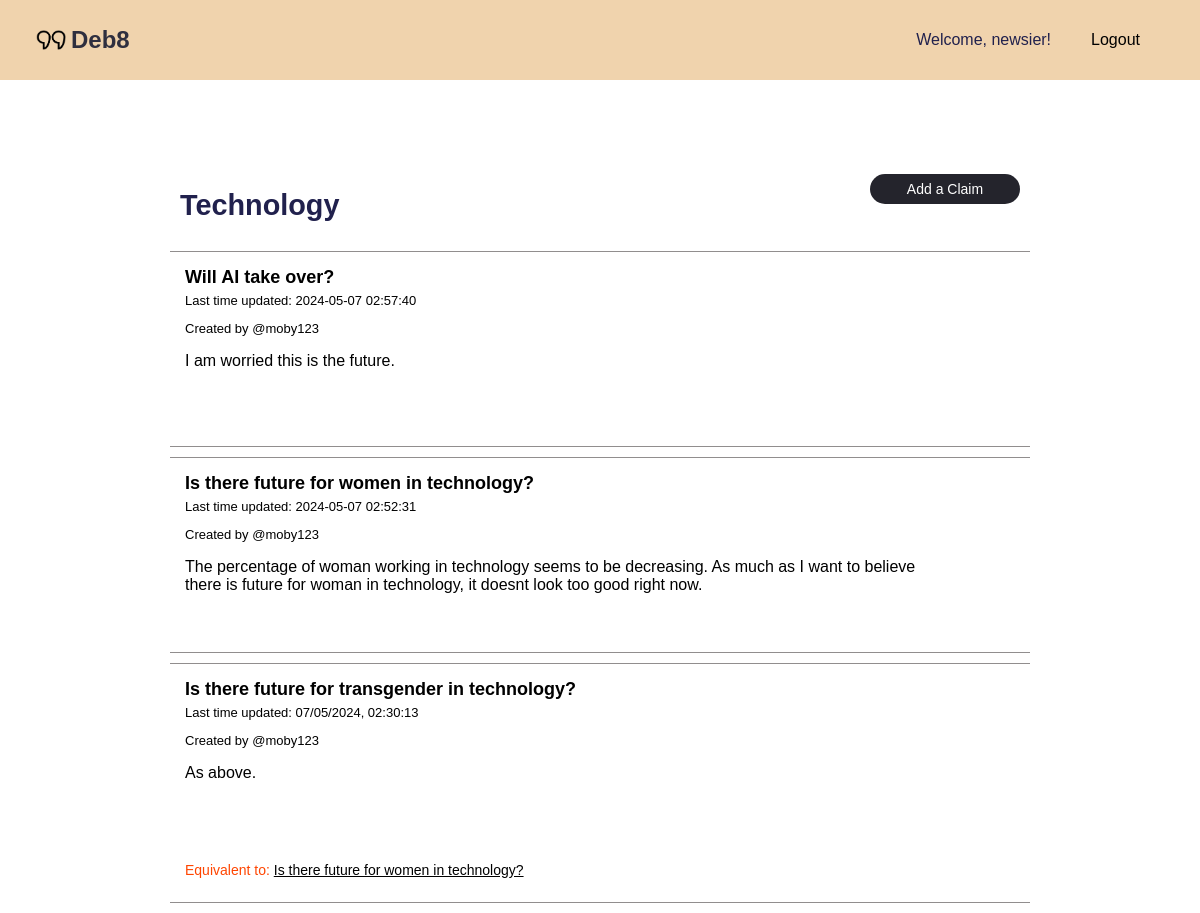
Screenshot of /topic/76 (signed in) with the database file from the repository.
### tables this page shows
CREATE TABLE topic (
    topicID INTEGER PRIMARY KEY AUTOINCREMENT,
    topicName TEXT NOT NULL,
    postingUser INTEGER,
    creationTime INTEGER NOT NULL DEFAULT (strftime('%m/%d/%Y %H:%M:%S', 'now')),
    updateTime INTEGER NOT NULL DEFAULT (strftime('%m/%d/%Y %H:%M:%S', 'now')),
    FOREIGN KEY (postingUser) REFERENCES user(userID) ON DELETE SET NULL ON UPDATE CASCADE
);

CREATE TABLE claim (
    claimID INTEGER PRIMARY KEY AUTOINCREMENT,
    topic INTEGER NOT NULL REFERENCES topic(topicID) ON DELETE CASCADE ON UPDATE CASCADE,
    postingUser INTEGER REFERENCES user(userID) ON DELETE SET NULL ON UPDATE CASCADE,
    creationTime INTEGER NOT NULL DEFAULT (strftime('%m/%d/%Y %H:%M', 'now')),
    updateTime INTEGER NOT NULL DEFAULT (strftime('%m/%d/%Y %H:%M', 'now')),
    claimHeader VARCHAR(100),
    text TEXT NOT NULL
);

CREATE TABLE claimToClaim (
    claimRelID INTEGER NOT NULL PRIMARY KEY AUTOINCREMENT,
    first INTEGER NOT NULL REFERENCES claim(claimID) ON DELETE CASCADE ON UPDATE CASCADE,
    second INTEGER NOT NULL REFERENCES claim(claimID) ON DELETE CASCADE ON UPDATE CASCADE,
    claimRelType INTEGER NOT NULL REFERENCES claimToClaimType(claimRelTypeID) ON DELETE CASCADE ON UPDATE CASCADE,
    CONSTRAINT claimToClaimUnique UNIQUE (first, second)
);

### app.py (the view)
@app.route('/topic/<int:topicId>')
def topic(topicId):
    try:
        with sqlite3.connect('debate.sqlite') as connection:
            cursor = connection.cursor()
            cursor.execute('SELECT * FROM topic WHERE topicID = ?', (topicId,))
            topic = cursor.fetchone()
            if topic is None:
                return "Topic not found", 404
            topic_data = {'topicID': topic[0], 'topicName': topic[1]}
            context = {
                'topic_data': topic_data,
                'logged_in': session.get('logged_in', False),
                'username': session.get('username', None)
            }
            cursor.execute('''
                SELECT c.claimID, c.topic, c.postingUser, c.creationTime, COALESCE(MAX(r.creationTime), c.creationTime) AS updateTime, c.claimHeader, c.text, ct.claimRelType
                FROM claim c
                LEFT JOIN replyToClaim rc ON c.claimID = rc.claim
                LEFT JOIN replyText r ON rc.reply = r.replyTextID
                LEFT JOIN claimToClaimType ct ON ct.claimRelTypeID = (SELECT claimRelType FROM claimToClaim WHERE first = c.claimID OR second = c.claimID LIMIT 1)
                WHERE c.topic = ?
                GROUP BY c.claimID, c.topic, c.postingUser, c.creationTime, c.claimHeader, c.text, ct.claimRelType
                ORDER BY updateTime DESC
            ''', (topicId,))
            claims = cursor.fetchall()
            claim_data_list = []
            for claim in claims:
                cursor.execute('''
                    SELECT cc.second, cc.claimRelType, c.claimHeader
                    FROM claimToClaim cc
                    JOIN claim c ON cc.second = c.claimID
                    WHERE cc.first = ?
                ''', (claim[0],))
                related_claims = cursor.fetchall()
                related_claims_list = [{
                    'claimID': rel[0],
                    'relation': rel[1],
                    'claimHeader': rel[2]
                } for rel in related_claims]
                claim_data = {
                    'claimID': claim[0],
                    'topic': claim[1],
                    'postingUser': claim[2],
                    'creationTime': claim[3],
                    'updateTime': claim[4],
                    'claimHeader': claim[5],
                    'text': claim[6],
                    'claimType': claim[7] or "Unknown Type",
                    'relatedClaims': related_claims_list
                }
                claim_data_list.append(claim_data)
            related_claims_json = json.dumps(claim_data_list)
            context['claims'] = claim_data_list
            return render_template('topic.html', context=context, related_claims_json=related_claims_json)
    except Exception as e:
        return f"An error occurred while fetching topic: {e}"

### templates/topic.html (shortened to what this page needs)
{% extends "base.html" %}
{% block head %}
<link rel="stylesheet" type="text/css" href="{{url_for('static', filename='topic.css')}}">
{% endblock %}
{% block content %}
<div class="main-container">
    <div class="main-header">
        <h3 id="topic-header">{{ context.topic_data.topicName }}</h3>
        <p id="add" class="add" style="cursor: pointer;">Add a Claim</p>
    </div>
    <div class="claims">
        {% for claim in context.claims %}
        <div class="claim-container">
            <a id="header" href="{{ url_for('view_claim', claim_id=claim.claimID) }}">{{claim.claimHeader}}</a>
            <div class="first-cont">
                <p class="info" id="time">Last time updated: {{claim.updateTime}}</p>
                <p class="info-user">Created by @{{claim.postingUser}}</p>
            </div>
            <div class="claim-info">
                <div class="text">
                    <p>{{ claim.text }}</p>
                </div>
            </div>
            {% if claim.relatedClaims %}
            <div class="orange">
                <p>{{ claim.claimType }} to:
                    {% for related in claim.relatedClaims %}
                        <a href="/claim/{{ related.claimID }}" class="related-claim-link" style="text-decoration: underline;">{{ related.claimHeader }}</a>
                    {% endfor %}
                </p>
            </div>
        {% endif %}
        </div>
        {% endfor %}
    </div>
</div>
{% endblock %}

### static/base.css (style rules this page uses)
* { font-family: Arial; }
body { padding: 0; margin: 0; background-color: white; }
a { text-decoration: none; cursor: pointer; color: black; }
.main-header h3 { color: #21214d; font-size: 1.8rem; }
h3 { color: #21214d; font-size: 1.8rem; }

### static/topic.css (style rules this page uses)
.main-container { width: 100vw; min-height: 100vh; height: auto; display: flex; flex-direction: column; align-items: center; justify-content: flex-start; }
.main-header { display: flex; justify-content: space-between; width: 70%; font-size: 1.2rem; margin-top: 10vh; }
.claims { display: flex; flex-direction: column; align-items: center; width: 100%; }
.claim-container { display: flex; flex-direction: column; justify-content: flex-start; align-items: flex-start; width: 70%; margin-bottom: 10px; padding: 10px; background-color: white; border-top: 0.5px solid #918e8e; border-bottom: 0.5px solid #918e8e; }
#header { color: black; font-size: 18px; font-weight: 600; margin-right: 7px; margin-top: 0; padding: 5px; }
#add, .add { display: flex; justify-content: center; align-items: center; height: 30px; width: 150px; color: white; background-color: #24242c; border-radius: 15px; font-size: 14px; }
.claim-info { display: flex; flex-direction: column; margin-left: 5px; align-items: flex-start; width: 90%; min-height: 100px; margin-left: 5px; }
.info { font-size: 13px; margin: 0 0 0 5px; }
.info-user { margin-left: 5px; margin-bottom: 0; font-size: 13px; }
.first-cont { display: flex; flex-direction: column; height: auto; min-width: 200px; justify-content: flex-start; align-items: flex-start; }
.orange { color: orangered; font-size: 14px; margin-top: 0; margin-left: 5px; }

### rows the page displays
topic: topic_data.topicName "Technology"
claim: claimHeader "Will AI take over?", updateTime "2024-05-07 02:57:40", postingUser "moby123", text "I am worried this is the future."
claim: claimHeader "Is there future for women in technology?", updateTime "2024-05-07 02:52:31", postingUser "moby123", text "The percentage of woman working in technology seems to be decreasing. As much as I want to believe there is future for woman in technology, it doesnt look too good right now."
claim: claimHeader "Is there future for transgender in technology?", updateTime "07/05/2024, 02:30:13", postingUser "moby123", text "As above.", claimType "Equivalent"
claimToClaim: claimHeader "Is there future for women in technology?"

### other values shown
{{ context.username }} "newsier"
